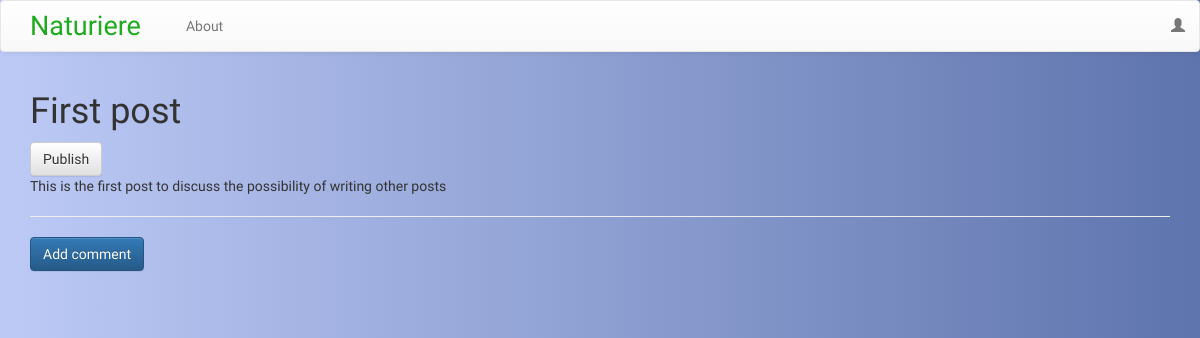
Page /forum/post/1 on the committed database.
### blog/models.py (models this page shows, shortened)
class Post(models.Model):
    author = models.ForeignKey(User)
    title = models.CharField(max_length=200)
    text = models.TextField()
    created_date = models.DateTimeField(default=timezone.now)

### blog/views.py (the view)
# urls.py: url(r'^post/(?P<pk>\d+)$', views.PostDetailView.as_view(), name='post_detail'),
class PostDetailView(DetailView):
    model = Post

### blog/templates/blog/post_detail.html (shortened to what this page needs)
{% extends 'blog/base.html' %}
{% load staticfiles %}
{% block body_block %}
        <h1 class='posttitle loader'>{{ post.title }}</h1>
        {% if post.published_date %}
            <div class="date postdate">
                {{ post.published_date }}
            </div>
        {% else %}
            <a class="btn btn-default" href="{% url 'post_publish' pk=post.pk %}">Publish</a>
        {% endif %}
      <p class='postcontent' >{{ post.text|safe|linebreaksbr }}</p>
  <hr>
  <a class="btn btn-primary btn-comment" href="{% url 'add_comment_to_post' pk=post.pk %}">Add comment</a>
  <div class="container">
  {% for comment in post.comments.all %}
  <br>
  {% empty %}
      <p>No comments posted.</p>
  {% endfor %}
</div>
{% endblock %}

### static/css/naturiere.css (style rules this page uses)
body { background: #5E74AD; background: -webkit-linear-gradient(to right, #BDCAF6, #5E74AD); background: linear-gradient(to right, #BDCAF6, #5E74AD); font-family: 'Courgette', cursive; }

### rows in the picture
Post: title "First post", text "This is the first post to discuss the possibility of writing other posts"
